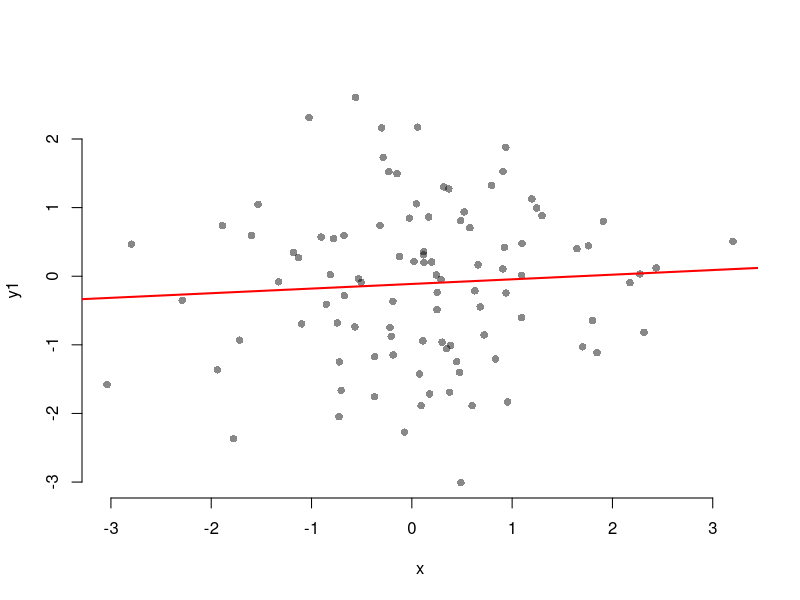
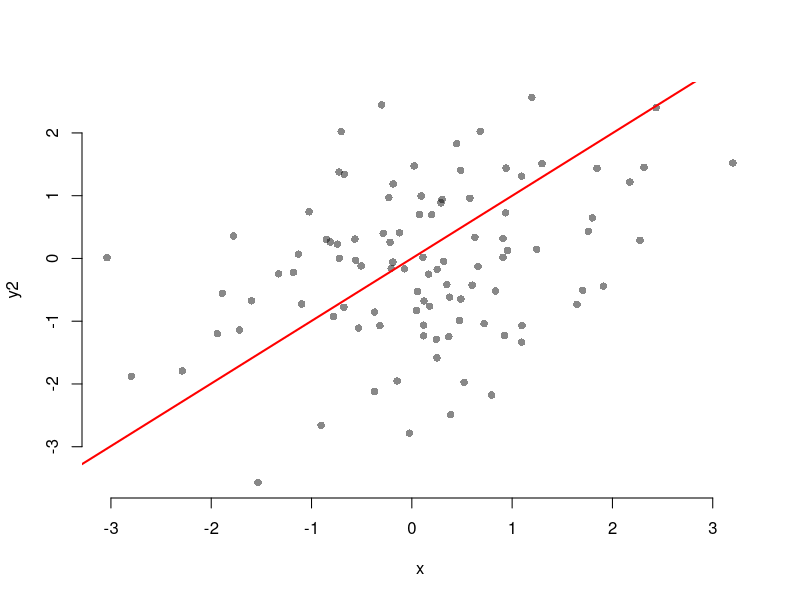
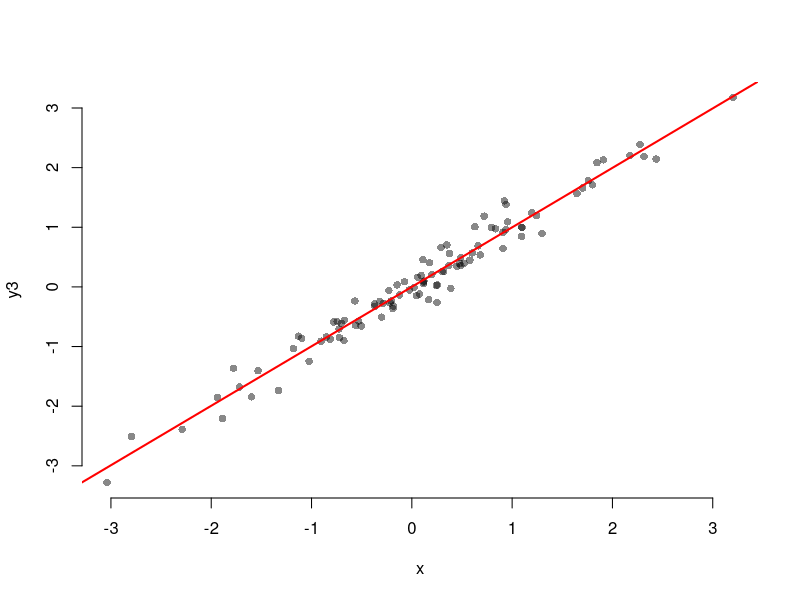
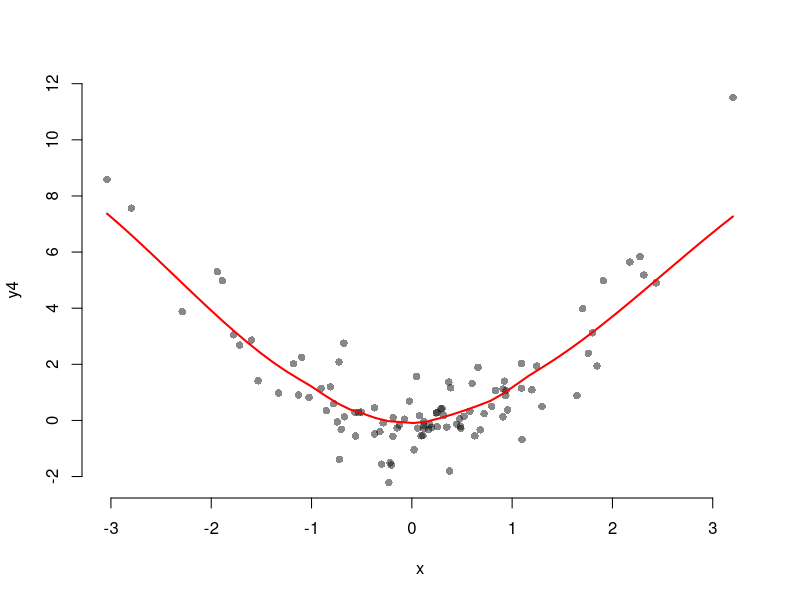
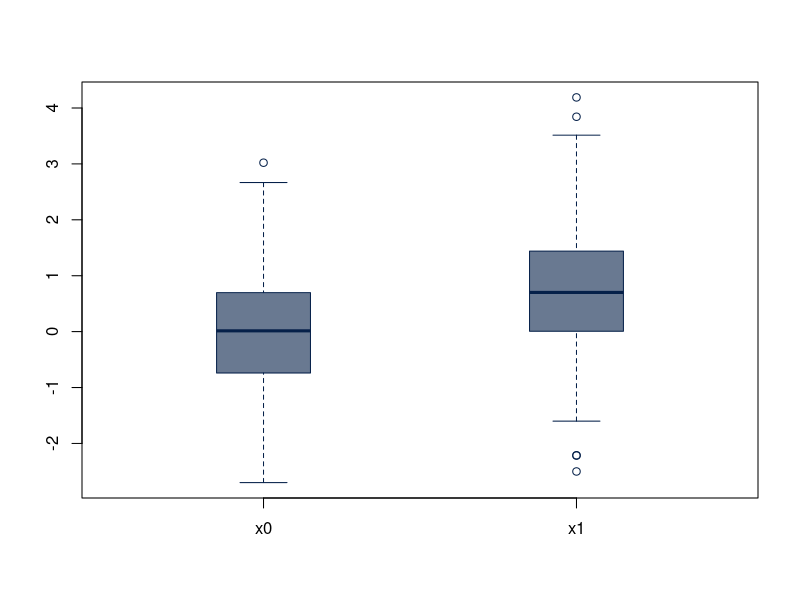
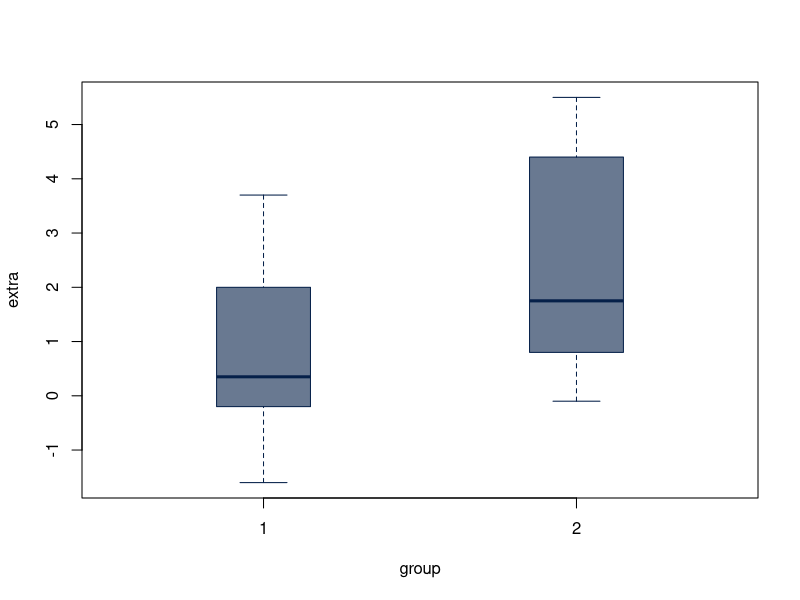
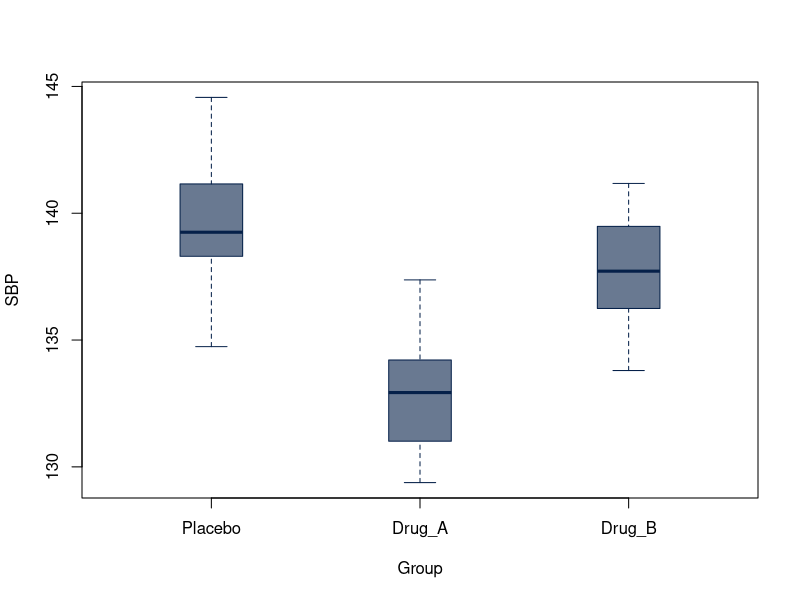
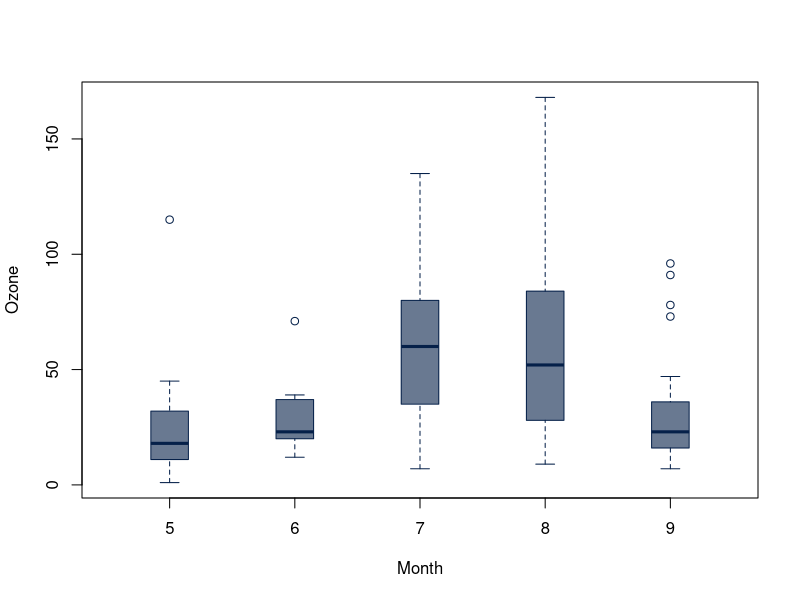

Generate these figures, in order, with R:
## ---- chunk 1
knitr::opts_chunk$set(fig.width = 5, fig.height = 5,
                      comment = NA, cache = TRUE)
## ---- chunk 2
set.seed(2020)
x <- rnorm(100)
y1 <- .1 * x + rnorm(100)
y2 <- .3 * x + rnorm(100)
y3 <- x + rnorm(100)/5
y4 <- x^2 + rnorm(100)
## ---- chunk 3
plot(x, y1,
     col = "#00000077",
     pch = 16, bty = "none")
abline(lm(y1 ~ x), col = "red", lwd = 2)
## ---- chunk 4
plot(x, y2,
     col = "#00000077",
     pch = 16, bty = "none")
abline(lm(y3 ~ x), col = "red", lwd = 2)
## ---- chunk 5
plot(x, y3,
     col = "#00000077",
     pch = 16, bty = "none")
abline(lm(y3 ~ x), col = "red", lwd = 2)
## ---- chunk 6
scatter.smooth(x, y4,
               col = "#00000077",
               pch = 16, bty = "none",
               lpars = list(col = "red", lwd = 2))
## ---- chunk 7
cor.test(x, y1)
cor.test(x, y2)
cor.test(x, y3)
cor.test(x, y4)
## ---- chunk 8
set.seed(2021)
x0 <- rnorm(500)
x1 <- rnorm(500, mean = .7)
## ---- chunk 9
boxplot(x0, x1,
        col = "#05204999", border = "#052049",
        boxwex = .3, names = c("x0", "x1"))
## ---- chunk 10
t.test(x0)
## ---- chunk 11
t.test(x1)
## ---- chunk 12
boxplot(extra ~ group, sleep,
        col = "#05204999", border = "#052049",
        boxwex = .3)
## ---- chunk 13
t.test(extra ~ group, sleep)
## ---- chunk 14
## Hollander & Wolfe (1973), 29f.
## Hamilton depression scale factor measurements in 9 patients with
##  mixed anxiety and depression, taken at the first (x) and second
##  (y) visit after initiation of a therapy (administration of a
##  tranquilizer).
x <- c(1.83,  0.50,  1.62,  2.48, 1.68, 1.88, 1.55, 3.06, 1.30)
y <- c(0.878, 0.647, 0.598, 2.05, 1.06, 1.29, 1.06, 3.14, 1.29)
depression <- data.frame(first = x, second = y, change = y - x)
## ---- chunk 15
wilcox.test(depression$change)
## ---- chunk 16
x1 <- rnorm(500, 3, 1.5)
x2 <- rnorm(500, 5, 2)
wilcox.test(x1, x2)
## ---- chunk 17
wilcox.test(x, y, paired = TRUE)
## ---- chunk 18
wilcox.test(x, y, paired = TRUE, alternative = "greater")
## ---- chunk 19
BP_drug <- data.frame(Group = factor(rep(c("Placebo", "Drug_A", "Drug_B"), each = 20),
                                     levels = c("Placebo", "Drug_A", "Drug_B")),
                  SBP = c(rnorm(20, 140, 2.2), rnorm(20, 132, 2.1), rnorm(20, 138, 2)))
## ---- chunk 20
boxplot(SBP ~ Group, BP_drug,
        col = "#05204999", border = "#052049",
        boxwex = .3)
## ---- chunk 21
SBP_aov <- aov(SBP ~ Group, BP_drug)
SBP_aov
## ---- chunk 22
summary(SBP_aov)
## ---- chunk 23
pairwise.t.test(BP_drug$SBP, BP_drug$Group,
                p.adj = "holm")
## ---- chunk 24
## Hollander & Wolfe (1973), 116.
## Mucociliary efficiency from the rate of removal of dust in normal
##  subjects, subjects with obstructive airway disease, and subjects
##  with asbestosis.
x <- c(2.9, 3.0, 2.5, 2.6, 3.2) # normal subjects
y <- c(3.8, 2.7, 4.0, 2.4)      # with obstructive airway disease
z <- c(2.8, 3.4, 3.7, 2.2, 2.0) # with asbestosis
kruskal.test(list(x, y, z))
## ---- chunk 25
boxplot(Ozone ~ Month, data = airquality,
        col = "#05204999", border = "#052049",
        boxwex = .3)
## ---- chunk 26
kruskal.test(Ozone ~ Month, data = airquality)
## ---- chunk 27
M <- as.table(rbind(c(762, 327, 468), c(484, 239, 477)))
dimnames(M) <- list(gender = c("F", "M"),
                    party = c("Democrat","Independent", "Republican"))
(Xsq <- chisq.test(M))  # Prints test summary
Xsq$observed   # observed counts (same as M)
Xsq$expected   # expected counts under the null
Xsq$residuals  # Pearson residuals
Xsq$stdres     # standardized residuals
## ---- chunk 28
mosaicplot(M, color = c("blue", "orange", "red"), border = F, main = "")
## ---- chunk 29
mosaicplot(~gender + party, M, color = c("blue", "orange", "red"), border = F, main = "")
## ---- chunk 30
TeaTasting <- matrix(c(3, 1, 1, 3),
                     nrow = 2,
                     dimnames = list(Guess = c("Milk", "Tea"),
                                     Truth = c("Milk", "Tea")))
TeaTasting
## ---- chunk 31
fisher.test(TeaTasting, alternative = "greater")
## => p = 0.2429, association could not be established
## ---- chunk 32
Convictions <- matrix(c(2, 10, 15, 3), nrow = 2,
	              dimnames =
	       list(c("Dizygotic", "Monozygotic"),
		    c("Convicted", "Not convicted")))
Convictions
fisher.test(Convictions, alternative = "less")
fisher.test(Convictions, conf.int = FALSE)
fisher.test(Convictions, conf.level = 0.95)$conf.int
fisher.test(Convictions, conf.level = 0.99)$conf.int
## ---- chunk 33
mosaicplot(Convictions, color = c("red", "blue"), border = NA)
## ---- chunk 34
x1 <- rnorm(500, sd = 1)
x2 <- rnorm(400, sd = 1.5)
var.test(x1, x2)
## ---- chunk 35
boxplot(x1, x2,
        col = "#05204999", border = "#052049",
        boxwex = .3)
## ---- chunk 36
x <- rnorm(50, mean = 0, sd = 2)
y <- rnorm(30, mean = 1, sd = 1)
var.test(x, y)                  # Do x and y have the same variance?
var.test(lm(x ~ 1), lm(y ~ 1))  # same
## ---- chunk 37
plot(count ~ spray, data = InsectSprays)
## ---- chunk 38
bartlett.test(InsectSprays$count, InsectSprays$spray)
## ---- chunk 39
bartlett.test(count ~ spray, data = InsectSprays)
## ---- chunk 40
boxplot(count ~ spray, data = InsectSprays)
# works the same if you do plot(count ~ spray, data = InsectSprays)
fligner.test(InsectSprays$count, InsectSprays$spray)
fligner.test(count ~ spray, data = InsectSprays)
## ---- chunk 41
ramsay <- c(111, 107, 100, 99, 102, 106, 109, 108, 104, 99,
            101, 96, 97, 102, 107, 113, 116, 113, 110, 98)
jung.parekh <- c(107, 108, 106, 98, 105, 103, 110, 105, 104,
            100, 96, 108, 103, 104, 114, 114, 113, 108, 106, 99)
ansari.test(ramsay, jung.parekh)
## ---- chunk 42
x <- rnorm(40, sd = 1.5)
y <- rnorm(40, sd = 2.5)
ansari.test(x, y)
## ---- chunk 43
mood.test(x, y)
## ---- chunk 44
x1 <- rnorm(200, 0, 1)
x2 <- rnorm(200, -.5, 1.5)
ks.test(x1, x2)
## ---- chunk 45
set.seed(2021)
x <- rnorm(2000)
y1 <- .7 * x
y2 <- x + x^3
## ---- chunk 46
qqplot(rnorm(300), y1, pch = 16, col = "#00000077")
qqline(y1, col = "red", lwd = 2)
## ---- chunk 47
qqplot(rnorm(300), y2, pch = 16, col = "#00000077")
qqline(y2, col = "red", lwd = 2)
## ---- chunk 48
shapiro.test(y1)
shapiro.test(y2)
